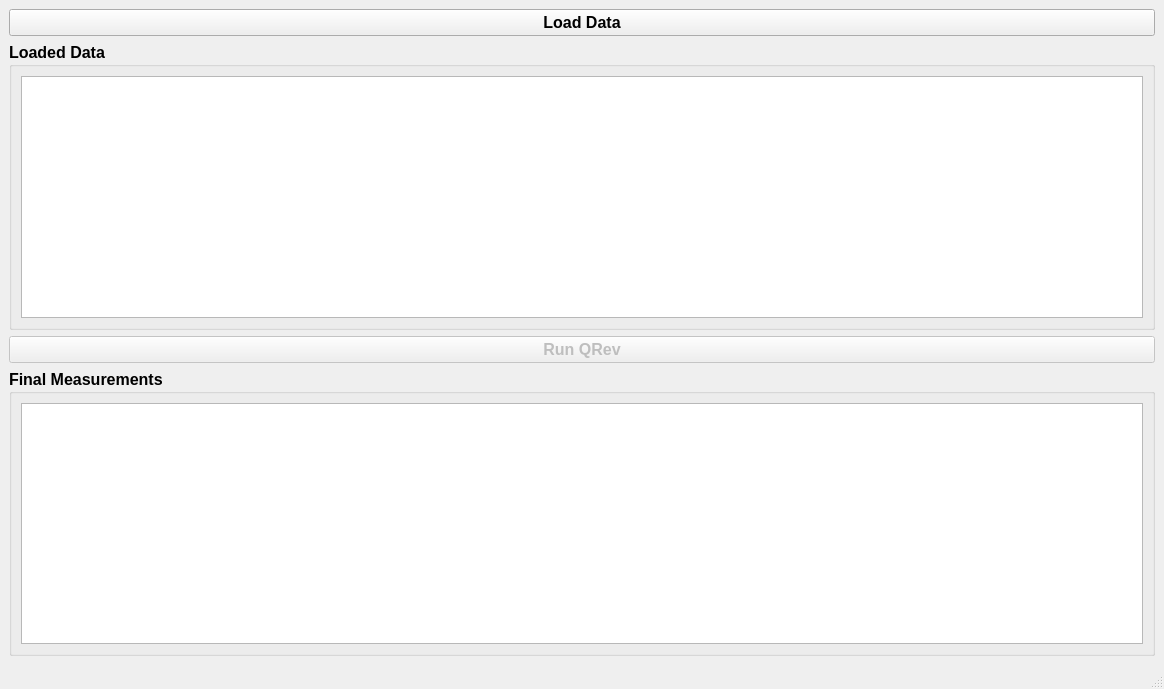
<?xml version="1.0" encoding="UTF-8"?>
<ui version="4.0">
 <class>RIVRS_Demo</class>
 <widget class="QMainWindow" name="RIVRS_Demo">
  <property name="geometry">
   <rect>
    <x>0</x>
    <y>0</y>
    <width>1164</width>
    <height>689</height>
   </rect>
  </property>
  <property name="font">
   <font>
    <pointsize>12</pointsize>
    <weight>75</weight>
    <bold>true</bold>
   </font>
  </property>
  <property name="windowTitle">
   <string>RIVRS_Demo</string>
  </property>
  <widget class="QWidget" name="centralwidget">
   <layout class="QGridLayout" name="gridLayout_3">
    <item row="0" column="0">
     <layout class="QVBoxLayout" name="verticalLayout">
      <item>
       <widget class="QPushButton" name="pb_load">
        <property name="text">
         <string>Load Data</string>
        </property>
       </widget>
      </item>
      <item>
       <widget class="QGroupBox" name="gb_load">
        <property name="font">
         <font>
          <pointsize>12</pointsize>
          <weight>75</weight>
          <bold>true</bold>
         </font>
        </property>
        <property name="title">
         <string>Loaded Data</string>
        </property>
        <layout class="QGridLayout" name="gridLayout_2">
         <item row="0" column="0">
          <widget class="QTableWidget" name="table_original"/>
         </item>
        </layout>
       </widget>
      </item>
      <item>
       <widget class="QPushButton" name="pb_qrev">
        <property name="enabled">
         <bool>false</bool>
        </property>
        <property name="text">
         <string>Run QRev</string>
        </property>
       </widget>
      </item>
      <item>
       <widget class="QGroupBox" name="gb_ressults">
        <property name="title">
         <string>Final Measurements</string>
        </property>
        <layout class="QGridLayout" name="gridLayout">
         <item row="0" column="0">
          <widget class="QTableWidget" name="table_processed"/>
         </item>
        </layout>
       </widget>
      </item>
     </layout>
    </item>
   </layout>
  </widget>
  <widget class="QStatusBar" name="statusbar"/>
 </widget>
 <resources/>
 <connections/>
</ui>
